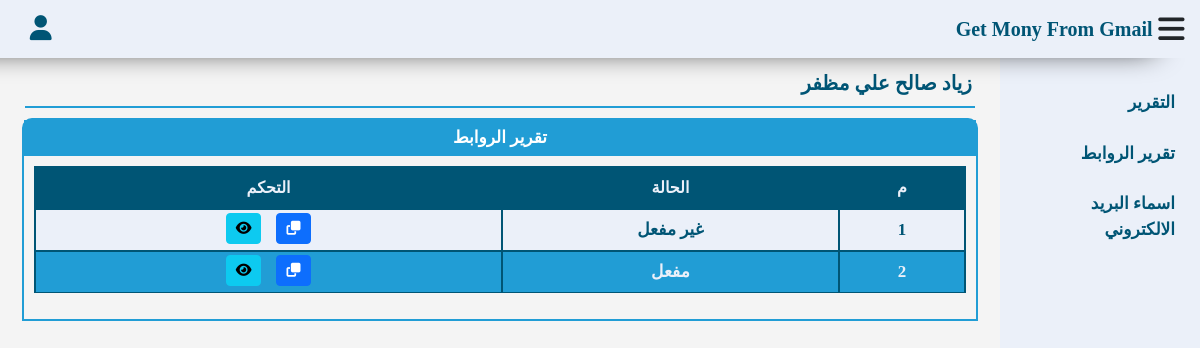
The app's page /gmr_test/report.php?Page=Url (signed in), older data.
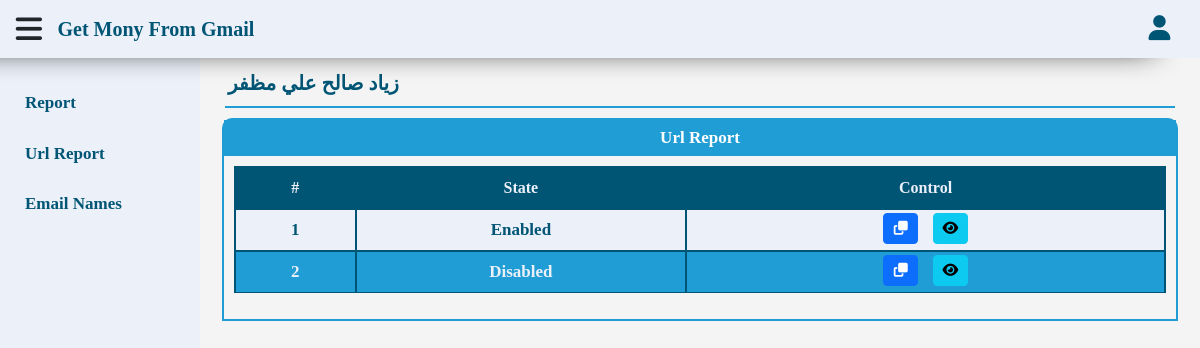
The same page, newer data.
### tables this page shows
CREATE TABLE `url_transactions` (
  `id` int(11) NOT NULL,
  `username` text NOT NULL,
  `phone` text NOT NULL,
  `customer` text NOT NULL,
  `ut_url` varchar(255) NOT NULL,
  `ut_state` int(1) NOT NULL DEFAULT 0,
  `checked` tinyint(1) NOT NULL DEFAULT 0,
  `ut_date` timestamp NOT NULL DEFAULT current_timestamp(),
  `email_name` text NOT NULL
);

### gmr_test/function.php (called while the page is built, shortened)
<?php
function filterPage() {
    if (isset($_GET['Page']) && !empty($_GET['Page'])) {
        return filter_var($_GET['Page'], FILTER_SANITIZE_STRING);
    }
}
function getItem($table, $value, $where, $select) {
    global $con;
    $statment = $con->prepare("SELECT * FROM $table WHERE $where");
    $statment->execute(array($value));
    $fetch = $statment->fetch();
    return $fetch[$select];
}
function getData ($table, $where = '1 = 1', $value = null, $by = 'id', $order = 'DESC', $limit = null) {
    global $con;
    $statment = $con->prepare("SELECT * FROM $table WHERE $where ORDER BY $by $order $limit");
    $statment->execute($value);
    return $statment->fetchAll();
}
function printName($number) {
    if ($number == 1) {
        return words('Enabled');
    } else {
        return words('Disabled');
    }
}

### gmr_test/inc/page/report/url.php (the view, shortened to what this page needs)
<div class="content">
    <nav class="navbar navbar-expand-lg">
        <a class="navbar-brand">
            <span>
                <?php echo getItem('users', $_SESSION['foursan'], 'username = ?', 'username') ?>
            </span>
        </a>
    </nav>
    <div class="container">
        <div class="panel">
            <div class="panel-heading">
                <?php echo words($pageTitle) ?>
            </div>
            <div class="panel-body">
                <div class="table-responsive">
                    <table class="table">
                <thead>
                    <tr>
                        <th scope="col">
                            <?php echo words('#') ?>
                        </th>
                        <th scope="col">
                            <?php echo words('State') ?>
                        </th>
                        <th scope="col">
                            <?php echo words('Control') ?>
                        </th>
                    </tr>
                </thead>
                <tbody>
                    <?php $i = 1; foreach (getData('url_transactions','username=?',array($_SESSION['foursan'])) as $all) { ?>
                    <tr>
                        <td><?php echo $i ?></td>
                        <td><?php echo printName($all['ut_state']) ?></td>
                        <td>
                            <a
                                href="#"
                                class="btn btn-primary btn-sm copy"
                                data-clipboard-action="copy"
                                data-clipboard-target="#foo<?php echo $all['id']?>">
                                <i class="fa fa-copy fa-fw"></i>
                            </a>
                            <a href="<?php echo $all['ut_url'] ?>" class="btn btn-info btn-sm" target="_blank">
                                <i class="fa fa-eye fa-fw"></i>
                            </a>
                        </td>
                    </tr>
                    <?php $i++; } ?>
                </tbody>
                    </table>
                </div>
            </div>
        </div>
    </div>
</div>

### gmr_test/inc/temp/sidebar.php
<div class="sidebar">
    <ul class="menu">
        <?php if ($_SESSION['idForsan']==1) { ?>
        <li>
            <a href="dashboard.php" class="active active-dashboard-class">
                <span><?php echo words('Dashboard') ?></span>
            </a>
        </li>
        <li>
            <a href="admins.php?Page=View" class="active-admins-class">
                <span><?php echo words('Admins') ?></span>
            </a>
        </li>
        <li>
            <a href="customers.php?Page=View" class="active-customers-class">
                <span><?php echo words('Customers') ?></span>
            </a>
        </li>
        <li>
            <a href="users.php?Page=View" class="active-users-class">
                <span><?php echo words('Users') ?></span>
            </a>
        </li>
        <li>
            <a href="transactions.php?Page=View" class="active-transactions-class">
                <span><?php echo words('Transactions') ?></span>
            </a>
        </li>
        <li>
            <a href="urltransactions.php?Page=View" class="active-url-transactions-class">
                <span><?php echo words('Url Transactions') ?></span>
            </a>
        </li>
        <li>
            <a href="emailnames.php?Page=View" class="active-emailnames-class">
                <span><?php echo words('Email Names') ?></span>
            </a>
        </li>
        <?php } else { ?>
        <li>
            <a href="report.php?Page=Report" class="active-report-class">
                <span><?php echo words('Report') ?></span>
            </a>
        </li>
        <li>
            <a href="report.php?Page=Url" class="active-url-class">
                <span><?php echo words('Url Report') ?></span>
            </a>
        </li>
        <li>
            <a href="emailnames.php?Page=View" class="active-emailnames-class">
                <span><?php echo words('Email Names') ?></span>
            </a>
        </li>
        <?php } ?>
    </ul>
</div>

Row changes from the older to the newer data that the page shows:
changed url_transactions (number 1 of 2 on the later page): ut_state "غير مفعل" → "Enabled"
changed url_transactions (number 2 of 2 on the later page): ut_state "مفعل" → "Disabled"
Text that changed along with them:
words('Report'): "التقرير" → "Report"
words('Url Report'): "تقرير الروابط" → "Url Report"
words('Email Names'): "اسماء البريد الالكتروني" → "Email Names"
words($pageTitle): "تقرير الروابط" → "Url Report"
words('#'): "م" → "#"
words('State'): "الحالة" → "State"
words('Control'): "التحكم" → "Control"
